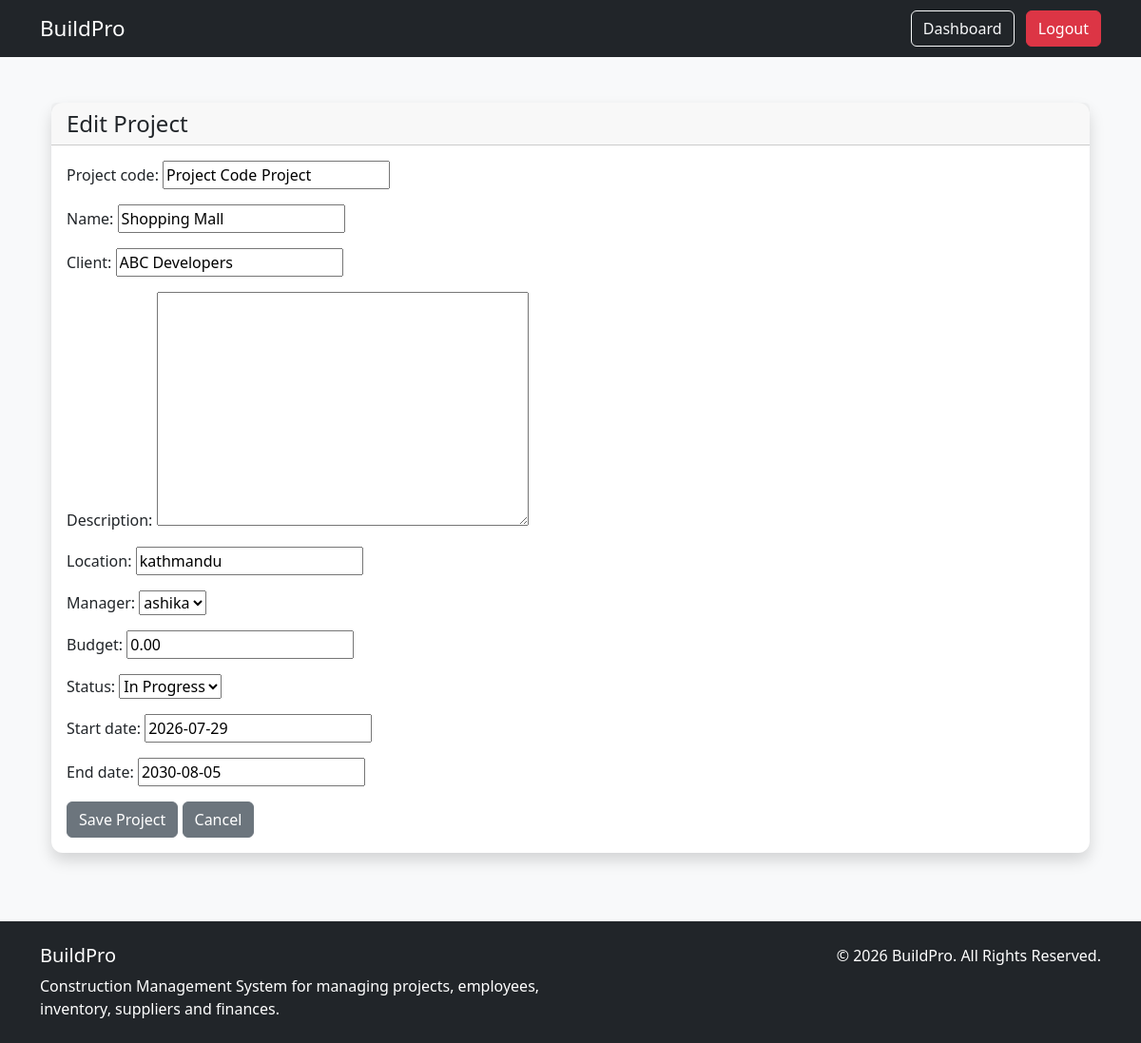
The page /projects/2/update/ (signed in) on the database as committed earlier.
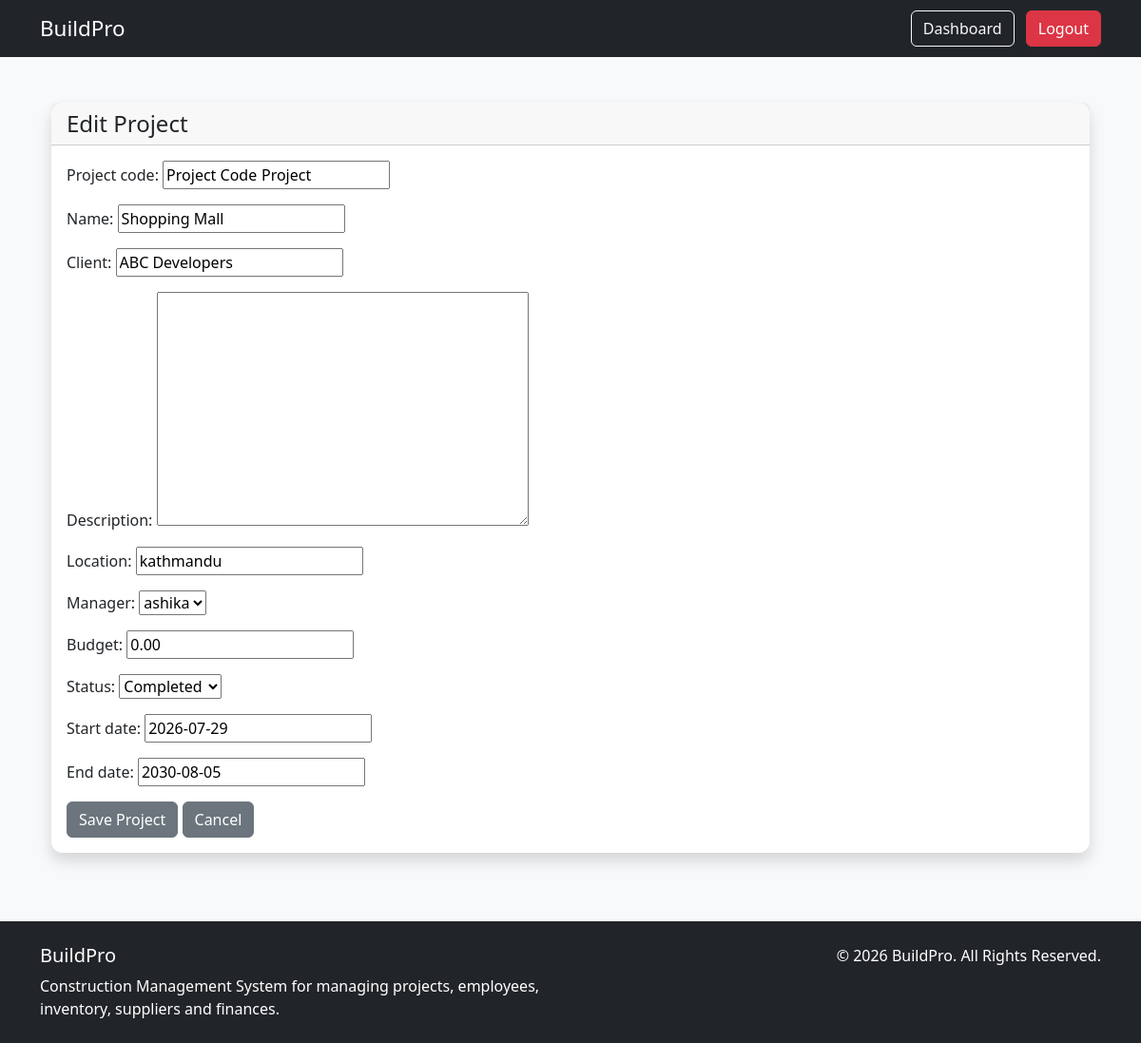
The same page on the database as committed later.
### projects/models.py (models this page shows, shortened)
class Project(models.Model):
    STATUS_CHOICES = [
        ('PLANNING', 'Planning'),
        ('IN_PROGRESS', 'In Progress'),
        ('ON_HOLD', 'On Hold'),
        ('COMPLETED', 'Completed'),
    ]
    name = models.CharField(max_length=200)
    description = models.TextField(blank=True)
    location = models.CharField(max_length=255)
    manager = models.ForeignKey(User, on_delete=models.SET_NULL, null=True, related_name='managed_projects')
    status = models.CharField(max_length=20, choices=STATUS_CHOICES, default='PLANNING')
    start_date = models.DateField()
    end_date = models.DateField(null=True, blank=True)
    created_at = models.DateTimeField(auto_now_add=True)
    created_by = models.ForeignKey(User, on_delete=models.SET_NULL, null=True, related_name='created_projects')
    project_code = models.CharField(max_length=20,unique=True,default="Pending Code")
    client = models.CharField(max_length=200, null=True, blank=True,default="Pending Client")
    budget = models.DecimalField(max_digits=12, decimal_places=2, default=0)
    updated_at = models.DateTimeField(auto_now=True)

### projects/views.py (the view)
# urls.py: path('projects/<int:pk>/update/', views.project_update, name='project_update'),
@login_required
def project_update(request, pk):
    project = get_object_or_404(Project, pk=pk)
    if request.method == "POST":
        form = ProjectForm(request.POST, instance=project)
        if form.is_valid():
            form.save()
            messages.success(request, "Project updated successfully!")
            return redirect("project_detail", pk=project.pk)
    else:
        form = ProjectForm(instance=project)
    return render(request, "projects/project_form.html", {
        "form": form
    })

### projects/forms.py (shortened to what this page needs)
class ProjectForm(forms.ModelForm):
    class Meta:
        model = Project
        fields = [
            'project_code',
            'name',
            'client',
            'description',
            'location',
            'manager',
            'budget',
            'status',
            'start_date',
            'end_date',
        ]

### projects/templates/projects/project_form.html (shortened to what this page needs)
{% extends "base.html" %}
{% block content %}
<div class="container mt-4">
    <div class="card shadow">
        <div class="card-header">
            <h4 class="mb-0">
                {% if form.instance.pk %}
                    Edit Project
                {% else %}
                    Create New Project
                {% endif %}
            </h4>
        </div>
        <div class="card-body">
            <form method="POST"  enctype="multipart/form-data">
                {{ form.as_p }}
                <div class="mt-3">
                    <button type="submit" class="btn btn-secondary">
                        Save Project
                    </button>
                    <a href="{% url 'project_list' %}"
                       class="btn btn-secondary">
                        Cancel
                    </a>
                </div>
            </form>
        </div>
    </div>
</div>
{% endblock %}

Rows that differ between the two databases and show on the page:
changed Project "Project Code Project": status "In Progress" → "Completed"
